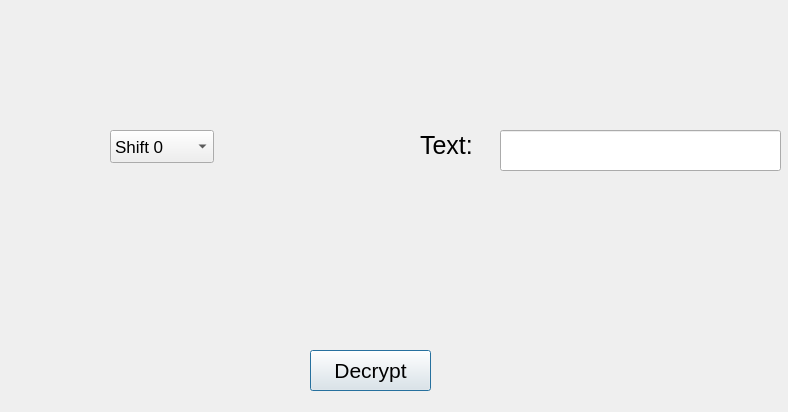
<?xml version="1.0" encoding="UTF-8"?>
<ui version="4.0">
 <class>Dialog</class>
 <widget class="QDialog" name="Dialog">
  <property name="geometry">
   <rect>
    <x>0</x>
    <y>0</y>
    <width>788</width>
    <height>412</height>
   </rect>
  </property>
  <property name="minimumSize">
   <size>
    <width>788</width>
    <height>412</height>
   </size>
  </property>
  <property name="maximumSize">
   <size>
    <width>788</width>
    <height>412</height>
   </size>
  </property>
  <property name="windowTitle">
   <string>Dialog</string>
  </property>
  <widget class="QComboBox" name="shift_value">
   <property name="geometry">
    <rect>
     <x>110</x>
     <y>130</y>
     <width>104</width>
     <height>33</height>
    </rect>
   </property>
   <property name="font">
    <font>
     <pointsize>13</pointsize>
    </font>
   </property>
   <property name="cursor">
    <cursorShape>PointingHandCursor</cursorShape>
   </property>
   <property name="currentText">
    <string>Shift 0</string>
   </property>
   <property name="maxCount">
    <number>30</number>
   </property>
   <item>
    <property name="text">
     <string>Shift 0</string>
    </property>
   </item>
   <item>
    <property name="text">
     <string>Shift 1</string>
    </property>
   </item>
   <item>
    <property name="text">
     <string>Shift 2</string>
    </property>
   </item>
   <item>
    <property name="text">
     <string>Shift 3</string>
    </property>
   </item>
   <item>
    <property name="text">
     <string>Shift 4</string>
    </property>
   </item>
   <item>
    <property name="text">
     <string>Shift 5</string>
    </property>
   </item>
   <item>
    <property name="text">
     <string>Shift 6</string>
    </property>
   </item>
   <item>
    <property name="text">
     <string>Shift 7</string>
    </property>
   </item>
   <item>
    <property name="text">
     <string>Shift 8</string>
    </property>
   </item>
   <item>
    <property name="text">
     <string>Shift 9</string>
    </property>
   </item>
   <item>
    <property name="text">
     <string>Shift 10</string>
    </property>
   </item>
   <item>
    <property name="text">
     <string>Shift 11</string>
    </property>
   </item>
   <item>
    <property name="text">
     <string>Shift 12</string>
    </property>
   </item>
   <item>
    <property name="text">
     <string>Shift 13</string>
    </property>
   </item>
   <item>
    <property name="text">
     <string>Shift 14</string>
    </property>
   </item>
   <item>
    <property name="text">
     <string>Shift 15</string>
    </property>
   </item>
   <item>
    <property name="text">
     <string>Shift 16</string>
    </property>
   </item>
   <item>
    <property name="text">
     <string>Shift 17</string>
    </property>
   </item>
   <item>
    <property name="text">
     <string>Shift 18</string>
    </property>
   </item>
   <item>
    <property name="text">
     <string>Shift 19</string>
    </property>
   </item>
   <item>
    <property name="text">
     <string>Shift 20</string>
    </property>
   </item>
   <item>
    <property name="text">
     <string>Shift 21</string>
    </property>
   </item>
   <item>
    <property name="text">
     <string>Shift 22</string>
    </property>
   </item>
   <item>
    <property name="text">
     <string>Shift 23</string>
    </property>
   </item>
   <item>
    <property name="text">
     <string>Shift 24</string>
    </property>
   </item>
   <item>
    <property name="text">
     <string>Shift 25</string>
    </property>
   </item>
  </widget>
  <widget class="QLabel" name="label">
   <property name="geometry">
    <rect>
     <x>420</x>
     <y>110</y>
     <width>81</width>
     <height>71</height>
    </rect>
   </property>
   <property name="font">
    <font>
     <pointsize>19</pointsize>
    </font>
   </property>
   <property name="text">
    <string>Text:</string>
   </property>
  </widget>
  <widget class="QLineEdit" name="text">
   <property name="geometry">
    <rect>
     <x>500</x>
     <y>130</y>
     <width>281</width>
     <height>41</height>
    </rect>
   </property>
   <property name="font">
    <font>
     <pointsize>16</pointsize>
    </font>
   </property>
  </widget>
  <widget class="QPushButton" name="decrypt">
   <property name="geometry">
    <rect>
     <x>310</x>
     <y>350</y>
     <width>121</width>
     <height>41</height>
    </rect>
   </property>
   <property name="font">
    <font>
     <pointsize>16</pointsize>
    </font>
   </property>
   <property name="cursor">
    <cursorShape>PointingHandCursor</cursorShape>
   </property>
   <property name="text">
    <string>Decrypt</string>
   </property>
  </widget>
 </widget>
 <resources/>
 <connections/>
</ui>
